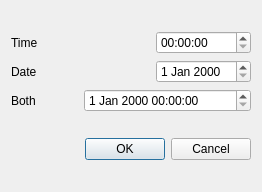
<?xml version="1.0" encoding="UTF-8"?>
<ui version="4.0">
 <class>Dialog</class>
 <widget class="QDialog" name="Dialog">
  <property name="geometry">
   <rect>
    <x>0</x>
    <y>0</y>
    <width>262</width>
    <height>192</height>
   </rect>
  </property>
  <property name="windowTitle">
   <string>Dialog</string>
  </property>
  <layout class="QVBoxLayout" name="verticalLayout">
   <item>
    <layout class="QGridLayout" name="gridLayout">
     <item row="0" column="0" colspan="2">
      <widget class="QLabel" name="label">
       <property name="text">
        <string>Time</string>
       </property>
      </widget>
     </item>
     <item row="0" column="2">
      <widget class="QTimeEdit" name="timeEdit"/>
     </item>
     <item row="1" column="0" colspan="2">
      <widget class="QLabel" name="label_2">
       <property name="text">
        <string>Date</string>
       </property>
      </widget>
     </item>
     <item row="1" column="2">
      <widget class="QDateEdit" name="dateEdit"/>
     </item>
     <item row="2" column="0">
      <widget class="QLabel" name="label_3">
       <property name="text">
        <string>Both</string>
       </property>
      </widget>
     </item>
     <item row="2" column="1" colspan="2">
      <widget class="QDateTimeEdit" name="dateTimeEdit"/>
     </item>
    </layout>
   </item>
   <item>
    <widget class="QDialogButtonBox" name="buttonBox">
     <property name="standardButtons">
      <set>QDialogButtonBox::Cancel|QDialogButtonBox::Ok</set>
     </property>
    </widget>
   </item>
  </layout>
 </widget>
 <resources/>
 <connections/>
</ui>
